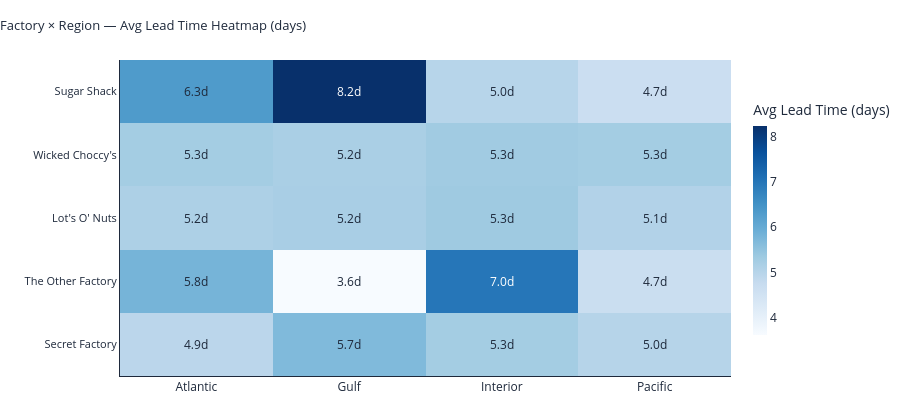

Notebook cell for this chart:
### Markdown cell above
The distance-lead time analysis examines whether geographic proximity to a factory translates into faster delivery — a foundational assumption in distribution network design. The analysis covers US states only (49 states, 9,994 orders) — Canadian provinces are excluded as all factories are US-based and cross-border proximity distances would not reflect actual logistics constraints.

**The correlations are near-zero in both cases** (nearest factory r = 0.16, non-nearest factory r = −0.03), indicating that **factory-to-customer distance has no meaningful relationship with average lead time** in this network.

This is not a neutral finding — it represents an **unrealised proximity advantage**. The nearest factory should deliver faster; geographic distance should be a determinant of lead time. The data indicates otherwise, pointing to factory-level processing or capacity constraints that absorb the distance advantage before it can materialise in delivery speed.

The key implications are as follows:

- **The proximity advantage is not translating into faster delivery.** In a meaningful share of US states, the non-nearest factory fulfils orders at the same speed or faster than the nearest factory — despite covering significantly greater distance. This constitutes a performance signal that warrants investigation into why the nearest factory's geographic advantage is not reflected in actual lead times.

- **Operational execution is the primary determinant of lead time, not geography.** Since distance explains almost none of the variance in lead time, factory-level processing speed and ship mode composition are the dominant drivers of fulfilment performance.

- **Non-nearest factories are competitive on lead time, but not for the expected reasons.** The near-zero correlation for non-nearest routes (r = −0.03) does not indicate that routing is optimised — it reflects that nearest factories are underperforming relative to their geographic position. Competitive lead times from distant factories should not be interpreted as a sign of network efficiency.

The implication for optimisation is clear: improving ship mode mix and factory-level processing times on underperforming lanes will deliver greater lead time reductions than routing reassignments alone. That said, the unrealised proximity advantage points to a separate but equally important question — why nearest factories are not converting their geographic position into a measurable delivery speed advantage.

### Code cell
# 9.7 — Factory × Region Avg Lead Time Heatmap (Interactive)
import plotly.graph_objects as go

factory_region = (
    df.groupby(["Factory", "Region"])
    .agg(Avg_Lead_Time=("Lead Time", "mean"), Shipments=("Lead Time", "count"))
    .reset_index()
    .round(2)
)

pivot = factory_region.pivot(index="Factory", columns="Region", values="Avg_Lead_Time")
ship_pivot = factory_region.pivot(index="Factory", columns="Region", values="Shipments")

# Order factories by overall avg lead time
factory_order = (
    df.groupby("Factory")["Lead Time"].mean()
    .sort_values(ascending=False)
    .index.tolist()
)
pivot = pivot.reindex(factory_order)
ship_pivot = ship_pivot.reindex(factory_order)

# customdata: [shipments] for hover context
customdata = []
for fac in pivot.index:
    row = []
    for reg in pivot.columns:
        ship = ship_pivot.loc[fac, reg]
        row.append([0 if pd.isna(ship) else int(ship)])
    customdata.append(row)

fig = go.Figure(go.Heatmap(
    z=pivot.values,
    x=list(pivot.columns),
    y=list(pivot.index),
    colorscale="Blues",
    showscale=True,
    colorbar=dict(title=dict(text="Avg Lead Time (days)", font=dict(color="#1e293b")),
                  tickfont=dict(color="#1e293b"), thickness=14, len=0.8),
    customdata=customdata,
    hovertemplate=(
        "<b>%{y}</b> — %{x}<br>"
        "Avg lead time: <b>%{z:.1f} days</b><br>"
        "Shipments: <b>%{customdata[0]}</b>"
        "<extra></extra>"
    ),
))

# Per-cell number labels — white on dark cells, dark on light
vmax = np.nanmax(pivot.values)
thresh = vmax * 0.78  # roughly matches original 6.5 cutoff scaling
for i, fac in enumerate(pivot.index):
    for j, reg in enumerate(pivot.columns):
        val = pivot.values[i, j]
        if not np.isnan(val):
            fig.add_annotation(
                x=reg, y=fac, text=f"{val:.1f}d",
                font=dict(size=12, color="white" if val > thresh else "#1e293b"),
                showarrow=False,
            )

fig.update_layout(
    height=420,
    plot_bgcolor="white",
    paper_bgcolor="white",
    title=dict(
        text="Factory × Region — Avg Lead Time Heatmap (days)",
        font=dict(size=13, color="#1e293b"), x=0
    ),
    xaxis=dict(
        title="", tickfont=dict(size=12, color="#1e293b"),
        linecolor="#1e293b", tickcolor="#1e293b",
    ),
    yaxis=dict(
        title="", tickfont=dict(size=11, color="#1e293b"),
        linecolor="#1e293b", tickcolor="#1e293b", autorange="reversed",
    ),
    margin=dict(t=60, b=40, l=0, r=60),
)

fig.show()

print(pivot.round(1).to_string())

### Figure 1 — Plotly figure (JSON) as saved in the notebook; plotly's stock layout.template omitted (floating-point values rounded to 4 significant figures)
{"data": [{"colorbar": {"len": 0.8, "thickness": 14, "tickfont": {"color": "#1e293b"}, "title": {"font": {"color": "#1e293b"}, "text": "Avg Lead Time (days)"}}, "colorscale": [[0, "rgb(247,251,255)"], [0.125, "rgb(222,235,247)"], [0.25, "rgb(198,219,239)"], [0.375, "rgb(158,202,225)"], [0.5, "rgb(107,174,214)"], [0.625, "rgb(66,146,198)"], [0.75, "rgb(33,113,181)"], [0.875, "rgb(8,81,156)"], [1, "rgb(8,48,107)"]], "customdata": [[[18], [4], [8], [3]], [[1197], [663], [950], [1342]], [[1661], [897], [1321], [1813]], [[38], [19], [11], [32]], [[72], [37], [45], [63]]], "hovertemplate": "<b>%{y}</b> — %{x}<br>Avg lead time: <b>%{z:.1f} days</b><br>Shipments: <b>%{customdata[0]}</b><extra></extra>", "showscale": true, "type": "heatmap", "x": ["Atlantic", "Gulf", "Interior", "Pacific"], "y": ["Sugar Shack", "Wicked Choccy's", "Lot's O' Nuts", "The Other Factory", "Secret Factory"], "z": [[6.33, 8.25, 5.0, 4.67], [5.27, 5.19, 5.32, 5.27], [5.15, 5.21, 5.35, 5.08], [5.82, 3.63, 7.0, 4.69], [4.94, 5.7, 5.27, 5.02]]}], "layout": {"annotations": [{"font": {"color": "#1e293b", "size": 12}, "showarrow": false, "text": "6.3d", "x": "Atlantic", "y": "Sugar Shack"}, {"font": {"color": "white", "size": 12}, "showarrow": false, "text": "8.2d", "x": "Gulf", "y": "Sugar Shack"}, {"font": {"color": "#1e293b", "size": 12}, "showarrow": false, "text": "5.0d", "x": "Interior", "y": "Sugar Shack"}, {"font": {"color": "#1e293b", "size": 12}, "showarrow": false, "text": "4.7d", "x": "Pacific", "y": "Sugar Shack"}, {"font": {"color": "#1e293b", "size": 12}, "showarrow": false, "text": "5.3d", "x": "Atlantic", "y": "Wicked Choccy's"}, {"font": {"color": "#1e293b", "size": 12}, "showarrow": false, "text": "5.2d", "x": "Gulf", "y": "Wicked Choccy's"}, {"font": {"color": "#1e293b", "size": 12}, "showarrow": false, "text": "5.3d", "x": "Interior", "y": "Wicked Choccy's"}, {"font": {"color": "#1e293b", "size": 12}, "showarrow": false, "text": "5.3d", "x": "Pacific", "y": "Wicked Choccy's"}, {"font": {"color": "#1e293b", "size": 12}, "showarrow": false, "text": "5.2d", "x": "Atlantic", "y": "Lot's O' Nuts"}, {"font": {"color": "#1e293b", "size": 12}, "showarrow": false, "text": "5.2d", "x": "Gulf", "y": "Lot's O' Nuts"}, {"font": {"color": "#1e293b", "size": 12}, "showarrow": false, "text": "5.3d", "x": "Interior", "y": "Lot's O' Nuts"}, {"font": {"color": "#1e293b", "size": 12}, "showarrow": false, "text": "5.1d", "x": "Pacific", "y": "Lot's O' Nuts"}, {"font": {"color": "#1e293b", "size": 12}, "showarrow": false, "text": "5.8d", "x": "Atlantic", "y": "The Other Factory"}, {"font": {"color": "#1e293b", "size": 12}, "showarrow": false, "text": "3.6d", "x": "Gulf", "y": "The Other Factory"}, {"font": {"color": "white", "size": 12}, "showarrow": false, "text": "7.0d", "x": "Interior", "y": "The Other Factory"}, {"font": {"color": "#1e293b", "size": 12}, "showarrow": false, "text": "4.7d", "x": "Pacific", "y": "The Other Factory"}, {"font": {"color": "#1e293b", "size": 12}, "showarrow": false, "text": "4.9d", "x": "Atlantic", "y": "Secret Factory"}, {"font": {"color": "#1e293b", "size": 12}, "showarrow": false, "text": "5.7d", "x": "Gulf", "y": "Secret Factory"}, {"font": {"color": "#1e293b", "size": 12}, "showarrow": false, "text": "5.3d", "x": "Interior", "y": "Secret Factory"}, {"font": {"color": "#1e293b", "size": 12}, "showarrow": false, "text": "5.0d", "x": "Pacific", "y": "Secret Factory"}], "height": 420, "margin": {"b": 40, "l": 0, "r": 60, "t": 60}, "paper_bgcolor": "white", "plot_bgcolor": "white", "title": {"font": {"color": "#1e293b", "size": 13}, "text": "Factory × Region — Avg Lead Time Heatmap (days)", "x": 0}, "xaxis": {"linecolor": "#1e293b", "tickcolor": "#1e293b", "tickfont": {"color": "#1e293b", "size": 12}, "title": {"text": ""}}, "yaxis": {"autorange": "reversed", "linecolor": "#1e293b", "tickcolor": "#1e293b", "tickfont": {"color": "#1e293b", "size": 11}, "title": {"text": ""}}}}
